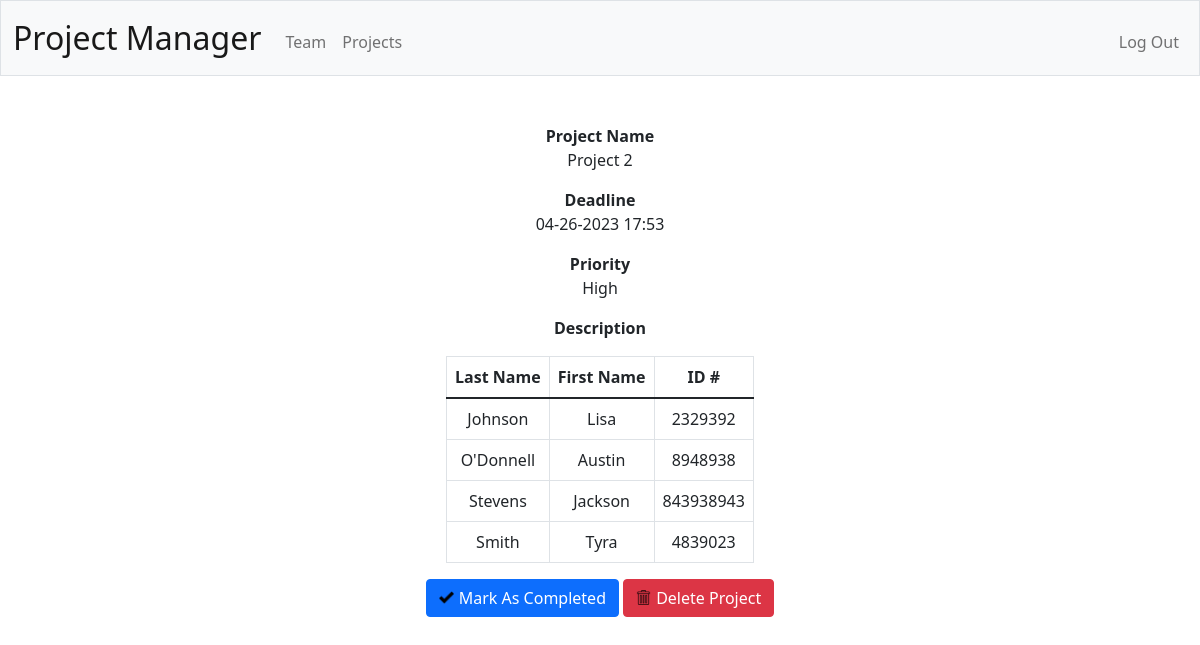
Screenshot of /viewproject?id=17 (signed in) with the database file from the repository.
### tables this page shows
CREATE TABLE project (id integer primary key autoincrement not null,
name text not null,
deadline text not null,
priority text not null,
description text,
owner integer,
created text not null,
status text,
foreign key(owner) references users(id));

CREATE TABLE person (id INTEGER PRIMARY KEY AUTOINCREMENT NOT NULL,
first_name TEXT NOT NULL,
last_name TEXT NOT NULL,
email TEXT NOT NULL,
employee_id TEXT,
owner INTEGER,
FOREIGN KEY(owner) REFERENCES users(id));

### app.py (the view)
@app.route("/viewproject", methods=["GET", "POST"])
@login_required
def view_project():
    if request.method == "POST":
        if request.form.get("complete"):
            cur.execute("""UPDATE project SET status = ?
                        WHERE id = ?""",
                        ["Complete",
                         request.form.get('complete')])
            con.commit()
            flash("Project Completed")
            return redirect("/projects")
        elif request.form.get("delete"):
            cur.execute("""DELETE FROM project
                        WHERE id = ?
                        AND owner = ?""",
                        [request.form.get('delete'),
                         session['user_id']])
            con.commit()
            flash("Project Deleted")
            return redirect("/projects")
        return redirect("/projects")
    else:
        project_id = request.args.get("id")
        command1 = cur.execute("""SELECT * FROM project
                               WHERE owner = ?
                               AND id = ?""",
                               [session["user_id"],
                                project_id])
        project = cur_to_dict_project(command1)
        command2 = cur.execute("""SELECT * FROM person
                               WHERE id IN (SELECT id FROM person
                               JOIN association ON person.id = association.person_id
                               WHERE association.project_id = ?
                               AND person.owner = ?)""",
                               [project_id,
                                session["user_id"]])
        team = cur_to_dict_person(command2)
        if len(project) == 0:
            abort(403)
        return render_template("view_project.html", team=team, p=project[0])

### app.py (called while the page is built)
def time_format(x):
    x = x.replace("/", "-")
    split = x.split("T")
    date = split[0]
    time = split[1]
    date = date[5:] + "-" + date[:4]
    return date + " " + time

def check_status(deadline, cur_status):
    if cur_status == "Complete":
        return "Complete", "green"
    end = datetime(int(deadline[6:10]), int(deadline[0:2]), int(deadline[3:5]), int(deadline[11:13]), int(deadline[14:]))
    now = datetime.now()
    delta = end - now
    if delta.total_seconds() <= 0:
        return "Expired", "red"
    elif delta.total_seconds() < 86400:
        return "Expiring Soon", "#d6a51c"
    else:
        return "Ongoing", "green"

def check_priority(x):
    if x == "High":
        return "red"
    elif x == "Medium":
        return "#d6a51c"
    else:
        return "green"

def cur_to_dict_person(x):
    team = []
    for m in x:
            if os.path.exists(os.path.join(UPLOAD_FOLDER, f"{m[0]}.jpg")):
                pfp = os.path.join("/static/uploads", f"{m[0]}.jpg")
            else:
                pfp = os.path.join("/static", "upload_image.png")
            team.append(
                {
                    "id": m[0],
                    "first_name": m[1],
                    "last_name": m[2],
                    "email": m[3],
                    "employee_id": m[4],
                    "pfp": pfp
                }
            )
    return team

def cur_to_dict_project(x):
    projects = []
    for p in x:
        print(p)
        deadline = time_format(p[2])
        created = time_format(p[6])
        status, status_color = check_status(deadline, p[7])
        priority_color = check_priority(p[3])
        projects.append(
            {
                "id": p[0],
                "name": p[1],
                "deadline": deadline,
                "priority": p[3],
                "description": p[4],
                "created": created,
                "status": status,
                "status_color": status_color,
                "priority_color": priority_color
            }
        )
    return projects

@app.after_request
def after_request(response):
    response.headers["Cache-Control"] = "no-cache, no-store, must-revalidate"
    response.headers["Expires"] = 0
    response.headers["Pragma"] = "no-cache"
    return response

### templates/view_project.html (shortened to what this page needs)
{% extends "layout.html" %}
{% block main %}
<form action="/viewproject" method="post">
    <div class="mb-3">
        <label for="pname"><strong>Project Name</strong></label>
        <p style="word-break: break-all">{{p["name"]}}</p>
    </div>
    <div class="mb-3">
        <label for="deadline"><strong>Deadline</strong></label>
        <p>{{p["deadline"]}}</p>
    </div>
    <div class="mb-3">
        <label for="prio"><strong>Priority</strong></label>
        <p>{{p["priority"]}}</p>
    </div>
    <div class="mb-3">
        <label for="desc"><strong>Description</strong></label>
    </div>
    <div class="mb-3">
        <div class="table-responsive" style="max-height:300px; width:auto; max-width:90%; margin:auto">
            <table class="table table-bordered" id="teamtable" style="width:auto; margin:auto;">
                <thead>
                    <th>Last Name</th>
                    <th>First Name</th>
                    <th>ID #</th>
                </thead>
                <tbody>
                    {% for m in team %}
                    <tr>
                        <td>{{m["last_name"]}}</td>
                        <td>{{m["first_name"]}}</td>
                        <td name="eid">{{m["employee_id"]}}</td>
                    </tr>
                    {% endfor %}
                </tbody>
            </table>
        </div>
    </div>
    <button class="btn btn-primary" name="complete" type="submit" value="{{p['id']}}"><img src="/static/check.png" class="button_img">Mark As Completed</button>
    <button class="btn btn-danger" name="delete" type="submit" value="{{p['id']}}"><img src="/static/trash.png" class="button_img">Delete Project</button>
</form>
{% endblock %}

### static/styles.css (style rules this page uses)
.button_img { width: 20px; height: 20px; padding-bottom: 5px; padding-right: 5px; }

### rows the page displays
project: name "Project 2", deadline "04-26-2023 17:53", priority "High"
person: last_name "Johnson", first_name "Lisa", employee_id "2329392"
person: last_name "O'Donnell", first_name "Austin", employee_id "8948938"
person: last_name "Stevens", first_name "Jackson", employee_id "843938943"
person: last_name "Smith", first_name "Tyra", employee_id "4839023"
